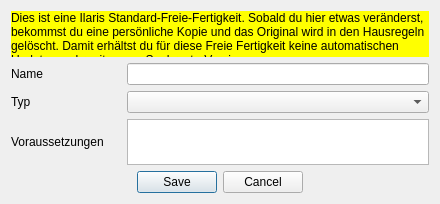
<?xml version="1.0" encoding="UTF-8"?>
<ui version="4.0">
 <class>ffDialog</class>
 <widget class="QDialog" name="ffDialog">
  <property name="windowModality">
   <enum>Qt::ApplicationModal</enum>
  </property>
  <property name="geometry">
   <rect>
    <x>0</x>
    <y>0</y>
    <width>440</width>
    <height>204</height>
   </rect>
  </property>
  <property name="windowTitle">
   <string>Sephrasto - Freie Fertigkeit bearbeiten...</string>
  </property>
  <layout class="QGridLayout" name="gridLayout_2">
   <item row="0" column="0">
    <layout class="QGridLayout" name="gridLayout">
     <item row="3" column="0">
      <widget class="QLabel" name="label_4">
       <property name="minimumSize">
        <size>
         <width>110</width>
         <height>0</height>
        </size>
       </property>
       <property name="text">
        <string>Voraussetzungen</string>
       </property>
      </widget>
     </item>
     <item row="3" column="1">
      <widget class="QPlainTextEdit" name="teVoraussetzungen"/>
     </item>
     <item row="0" column="0" colspan="2">
      <widget class="QLabel" name="warning">
       <property name="visible">
        <bool>false</bool>
       </property>
       <property name="styleSheet">
        <string notr="true">background-color: rgb(255, 255, 0); color: black;</string>
       </property>
       <property name="text">
        <string>&lt;html&gt;&lt;head/&gt;&lt;body&gt;&lt;p&gt;Dies ist eine Ilaris Standard-Freie-Fertigkeit. Sobald du hier etwas veränderst, bekommst du eine persönliche Kopie und das Original wird in den Hausregeln gelöscht. Damit erhältst du für diese Freie Fertigkeit keine automatischen Updates mehr mit neuen Sephrasto-Versionen.&lt;/p&gt;&lt;/body&gt;&lt;/html&gt;</string>
       </property>
       <property name="wordWrap">
        <bool>true</bool>
       </property>
      </widget>
     </item>
     <item row="1" column="1">
      <widget class="QLineEdit" name="leName"/>
     </item>
     <item row="1" column="0">
      <widget class="QLabel" name="label">
       <property name="text">
        <string>Name</string>
       </property>
      </widget>
     </item>
     <item row="2" column="0">
      <widget class="QLabel" name="label_2">
       <property name="text">
        <string>Typ</string>
       </property>
      </widget>
     </item>
     <item row="2" column="1">
      <widget class="QComboBox" name="comboTyp"/>
     </item>
    </layout>
   </item>
   <item row="1" column="0">
    <widget class="QDialogButtonBox" name="buttonBox">
     <property name="orientation">
      <enum>Qt::Horizontal</enum>
     </property>
     <property name="standardButtons">
      <set>QDialogButtonBox::Cancel|QDialogButtonBox::Save</set>
     </property>
     <property name="centerButtons">
      <bool>true</bool>
     </property>
    </widget>
   </item>
  </layout>
 </widget>
 <tabstops>
  <tabstop>leName</tabstop>
  <tabstop>teVoraussetzungen</tabstop>
 </tabstops>
 <resources/>
 <connections>
  <connection>
   <sender>buttonBox</sender>
   <signal>accepted()</signal>
   <receiver>ffDialog</receiver>
   <slot>accept()</slot>
   <hints>
    <hint type="sourcelabel">
     <x>248</x>
     <y>254</y>
    </hint>
    <hint type="destinationlabel">
     <x>157</x>
     <y>274</y>
    </hint>
   </hints>
  </connection>
  <connection>
   <sender>buttonBox</sender>
   <signal>rejected()</signal>
   <receiver>ffDialog</receiver>
   <slot>reject()</slot>
   <hints>
    <hint type="sourcelabel">
     <x>316</x>
     <y>260</y>
    </hint>
    <hint type="destinationlabel">
     <x>286</x>
     <y>274</y>
    </hint>
   </hints>
  </connection>
 </connections>
</ui>
